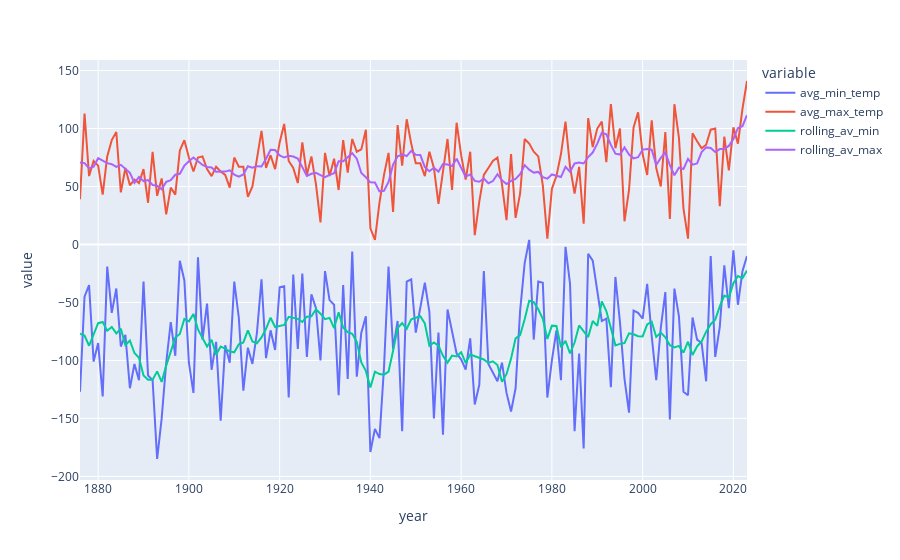

The notebook cell this image was saved under:
### Code cell
fig = px.line(data_temp_berlin, x='year', y=['avg_min_temp','avg_max_temp','rolling_av_min', 'rolling_av_max'  ])
fig.show()
fig.write_png('temperature.png')
#fig.write_html("line_multi.html")

### Figure 1 — Plotly figure (JSON) as saved in the notebook; plotly's stock layout.template omitted (floating-point values rounded to 4 significant figures; data arrays with more than 128 entries replaced by an {"elided": "..."} marker saying what was removed)
{"data": [{"hovertemplate": "variable=avg_min_temp<br>year=%{x}<br>value=%{y}<extra></extra>", "legendgroup": "avg_min_temp", "line": {"color": "#636efa", "dash": "solid"}, "marker": {"symbol": "circle"}, "mode": "lines", "name": "avg_min_temp", "orientation": "v", "showlegend": true, "type": "scatter", "x": {"elided": "148 int values"}, "xaxis": "x", "y": {"elided": "148 int values"}, "yaxis": "y"}, {"hovertemplate": "variable=avg_max_temp<br>year=%{x}<br>value=%{y}<extra></extra>", "legendgroup": "avg_max_temp", "line": {"color": "#EF553B", "dash": "solid"}, "marker": {"symbol": "circle"}, "mode": "lines", "name": "avg_max_temp", "orientation": "v", "showlegend": true, "type": "scatter", "x": {"elided": "148 int values"}, "xaxis": "x", "y": {"elided": "148 int values"}, "yaxis": "y"}, {"hovertemplate": "variable=rolling_av_min<br>year=%{x}<br>value=%{y}<extra></extra>", "legendgroup": "rolling_av_min", "line": {"color": "#00cc96", "dash": "solid"}, "marker": {"symbol": "circle"}, "mode": "lines", "name": "rolling_av_min", "orientation": "v", "showlegend": true, "type": "scatter", "x": {"elided": "148 int values"}, "xaxis": "x", "y": {"elided": "148 float values"}, "yaxis": "y"}, {"hovertemplate": "variable=rolling_av_max<br>year=%{x}<br>value=%{y}<extra></extra>", "legendgroup": "rolling_av_max", "line": {"color": "#ab63fa", "dash": "solid"}, "marker": {"symbol": "circle"}, "mode": "lines", "name": "rolling_av_max", "orientation": "v", "showlegend": true, "type": "scatter", "x": {"elided": "148 int values"}, "xaxis": "x", "y": {"elided": "148 float values"}, "yaxis": "y"}], "layout": {"legend": {"title": {"text": "variable"}, "tracegroupgap": 0}, "margin": {"t": 60}, "xaxis": {"anchor": "y", "domain": [0, 1], "title": {"text": "year"}}, "yaxis": {"anchor": "x", "domain": [0, 1], "title": {"text": "value"}}}}
